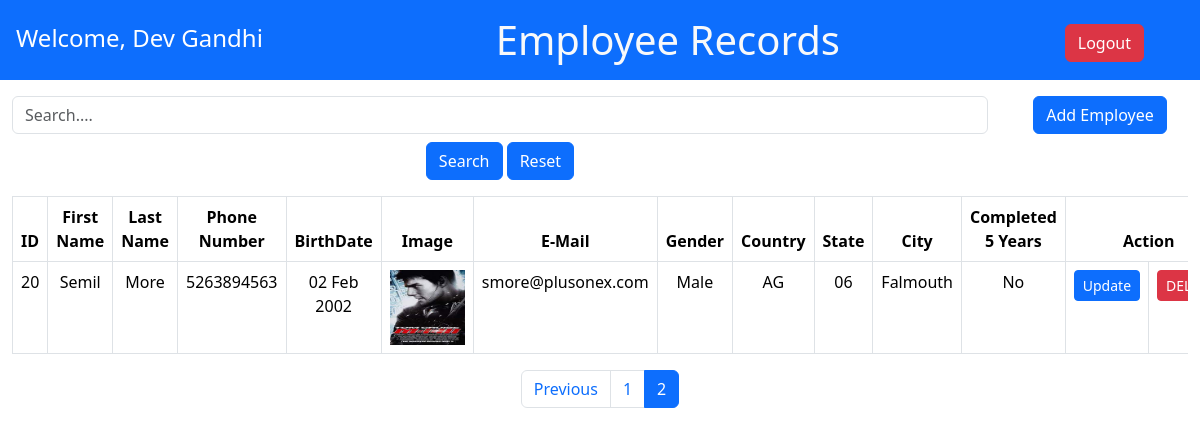
The page /empdata.php?page=2 (signed in) on the database its author committed.
### tables this page shows
CREATE TABLE IF NOT EXISTS `employee` (
  `ot_id` int(11) NOT NULL AUTO_INCREMENT,
  `ot_firstname` varchar(20) NOT NULL,
  `ot_lastname` varchar(20) NOT NULL,
  `ot_phoneno` varchar(255) NOT NULL,
  `ot_dob` date NOT NULL,
  `ot_image` varchar(5000) NOT NULL,
  `ot_email` varchar(150) NOT NULL,
  `ot_gender` varchar(20) NOT NULL,
  `ot_country` varchar(100) NOT NULL,
  `ot_state` varchar(100) NOT NULL,
  `ot_city` varchar(100) NOT NULL,
  `ot_completed_5_years` varchar(20) NOT NULL,
  `ot_profile` varchar(50000) NOT NULL,
  PRIMARY KEY (`ot_id`)
);

### empdata.php (the view, shortened to what this page needs)
<?php
include 'db_connect.php';
$records_per_page = 5;
if (isset($_GET['page']) && is_numeric($_GET['page'])) {
    $current_page = intval($_GET['page']);
} else {
    $current_page = 1;
}
$offset = ($current_page - 1) * $records_per_page;
if (isset($_GET['search'])) {
    $searchTerm = mysqli_real_escape_string($conn, $_GET['search']);
    $sql = "SELECT * FROM employee WHERE
            ot_firstname LIKE '%$searchTerm%' OR
            ot_lastname LIKE '%$searchTerm%' OR
            ot_phoneno LIKE '%$searchTerm%' OR
            ot_dob LIKE '%$searchTerm%' OR
            ot_gender = '$searchTerm' OR
            ot_country LIKE '%$searchTerm%' OR
            ot_state LIKE '%$searchTerm%' OR
            ot_city LIKE '%$searchTerm%' OR
            ot_completed_5_years LIKE '%$searchTerm%' OR
            ot_profile LIKE '%$searchTerm%'
            ORDER BY ot_id ASC LIMIT $offset, $records_per_page";
} else {
    $sql = "SELECT * FROM employee ORDER BY ot_id ASC LIMIT $offset, $records_per_page";
}
$run1 = mysqli_query($conn, $sql);
$total_records = mysqli_num_rows(mysqli_query($conn, "SELECT * FROM employee"));
$total_pages = ceil($total_records / $records_per_page);
?>
<!DOCTYPE html>
<html lang="en">
<head>
    <link href="https://cdn.jsdelivr.net/npm/bootstrap@5.3.2/dist/css/bootstrap.min.css" rel="stylesheet">
    <link rel="stylesheet" href="https://cdn.jsdelivr.net/npm/bootstrap-icons@1.11.1/font/bootstrap-icons.css">
</head>
<body style="text-align:center;">
    <h4 class="float-start py-4 px-3 text-white"> Welcome, <?php echo $_SESSION['fullname']; ?> </h4>
    <h1 class="bg-primary text-light py-3 px-5">
    Employee Records <button type="button" class="btn btn-danger mt-2 float-end mx-2" onclick="window.location.href='logout.php'">Logout</button></h1>
    <div class="container-fluid">
        <div class="row my-3">
            <div class="col-10">
                <form method="GET" action="">
                    <div class="input-group">
                        <input type="text" class="form-control" placeholder="Search...." name="search">
                    </div>
                    <button type="submit" class="btn btn-primary mt-2">Search</button>
                    <button type="button" class="btn btn-primary mt-2" onclick="window.location.href='empdata.php'">Reset</button>
                </form>
            </div>
            <div class="col-2">
                <a href="index.php" class="btn btn-primary">Add Employee</a>
            </div>
        </div>
        <div class="table-responsive text-center">
            <table class="table table-bordered table-hover rounded-4">
                <thead class="thead-dark">
                    <tr>
                        <th>ID</th>
                        <th>First Name</th>
                        <th>Last Name</th>
                        <th>Phone Number</th>
                        <th>BirthDate</th>
                        <th>Image</th>
                        <th>E-Mail</th>
                        <th>Gender</th>
                        <th>Country</th>
                        <th>State</th>
                        <th>City</th>
                        <th>Completed 5 Years</th>
                        <th colspan="2">Action</th>
                    </tr>
                </thead>
                <?php
                if ($num1 = mysqli_num_rows($run1) > 0) {
                    while ($result = mysqli_fetch_assoc($run1)) {
                        echo "
                        <tr>
                        <td>" . $result['ot_id'] . "</td>
                        <td>" . $result['ot_firstname'] . "</td>
                        <td>" . $result['ot_lastname'] . "</td>
                        <td>" . $result['ot_phoneno'] . "</td>
                        <td>" . date('d M Y', strtotime($result['ot_dob'])) . "</td>
                        <td><img src='" . $result['ot_image'] . "' height='75px' width='75px'></td>
                        <td>" . $result['ot_email'] . "</td>
                        <td>" . $result['ot_gender'] . "</td>
                        <td>" . $result['ot_country'] . "</td>
                        <td>" . $result['ot_state'] . "</td>
                        <td>" . $result['ot_city'] . "</td>
                        <td>" . $result['ot_completed_5_years'] . "</td>
                        <td><a href='update.php?id=" . $result['ot_id'] . "' class='btn btn-primary btn-sm'>Update</a></td>
                        <td><a href='delete.php?id=" . $result['ot_id'] . "' class='btn btn-danger btn-sm' onclick='return confirm(\"Are you sure you want to delete this record?\");'>DELETE</a></td>
                        </tr>";
                    }
                }
                ?>
            </table>
            <div class="pagination justify-content-center">
                <ul class="pagination">
                    <?php
                    if ($current_page > 1) {
                        echo '<li class="page-item"><a class="page-link" href="?page=' . ($current_page - 1) . '">Previous</a></li>';
                    }
                    for ($i = 1; $i <= $total_pages; $i++) {
                        if ($i == $current_page) {
                            echo '<li class="page-item active"><span class="page-link">' . $i . '</span></li>';
                        } else {
                            echo '<li class="page-item"><a class="page-link" href="?page=' . $i . '">' . $i . '</a></li>';
                        }
                    }
                    ?>
                </ul>
            </div>
</body>
</html>

### rows shown on the page
employee: ot_id "20", ot_firstname "Semil", ot_lastname "More", ot_phoneno "5263894563", ot_dob "02 Feb 2002", ot_image (picture), ot_email "smore@plusonex.com", ot_gender "Male", ot_country "AG", ot_state "06", ot_city "Falmouth", ot_completed_5_years "No"

### other values the page prints
$_SESSION['fullname'] "Dev Gandhi"
